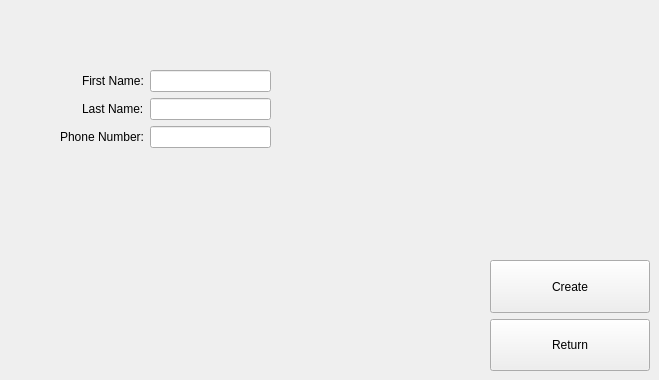
    <widget class="QWidget" name="pgCustomerNew">
     <widget class="QWidget" name="formLayoutWidget">
      <property name="geometry">
       <rect>
        <x>60</x>
        <y>70</y>
        <width>211</width>
        <height>100</height>
       </rect>
      </property>
      <layout class="QFormLayout" name="formLayoutCustomerNC">
       <property name="labelAlignment">
        <set>Qt::AlignRight|Qt::AlignTrailing|Qt::AlignVCenter</set>
       </property>
       <item row="0" column="0">
        <widget class="QLabel" name="lblFNameNC">
         <property name="text">
          <string>First Name:</string>
         </property>
        </widget>
       </item>
       <item row="0" column="1">
        <widget class="QLineEdit" name="lineFNameNC">
         <property name="text">
          <string/>
         </property>
        </widget>
       </item>
       <item row="1" column="0">
        <widget class="QLabel" name="lblLNameNC">
         <property name="text">
          <string>Last Name:</string>
         </property>
        </widget>
       </item>
       <item row="1" column="1">
        <widget class="QLineEdit" name="lineLNameNC">
         <property name="text">
          <string/>
         </property>
        </widget>
       </item>
       <item row="2" column="0">
        <widget class="QLabel" name="lblPhoneNC">
         <property name="text">
          <string>Phone Number:</string>
         </property>
        </widget>
       </item>
       <item row="2" column="1">
        <widget class="QLineEdit" name="linePhoneNC">
         <property name="text">
          <string/>
         </property>
        </widget>
       </item>
      </layout>
     </widget>
     <widget class="QWidget" name="verticalLayoutWidget_2">
      <property name="geometry">
       <rect>
        <x>490</x>
        <y>260</y>
        <width>160</width>
        <height>111</height>
       </rect>
      </property>
      <layout class="QVBoxLayout" name="verticalLayoutOptionsNC">
       <item>
        <widget class="QPushButton" name="btnCreate">
         <property name="sizePolicy">
          <sizepolicy hsizetype="Minimum" vsizetype="Expanding">
           <horstretch>0</horstretch>
           <verstretch>0</verstretch>
          </sizepolicy>
         </property>
         <property name="cursor">
          <cursorShape>PointingHandCursor</cursorShape>
         </property>
         <property name="text">
          <string>Create</string>
         </property>
        </widget>
       </item>
       <item>
        <widget class="QPushButton" name="btnReturn_3">
         <property name="sizePolicy">
          <sizepolicy hsizetype="Minimum" vsizetype="Expanding">
           <horstretch>0</horstretch>
           <verstretch>0</verstretch>
          </sizepolicy>
         </property>
         <property name="cursor">
          <cursorShape>PointingHandCursor</cursorShape>
         </property>
         <property name="text">
          <string>Return</string>
         </property>
        </widget>
       </item>
      </layout>
     </widget>
    </widget>
